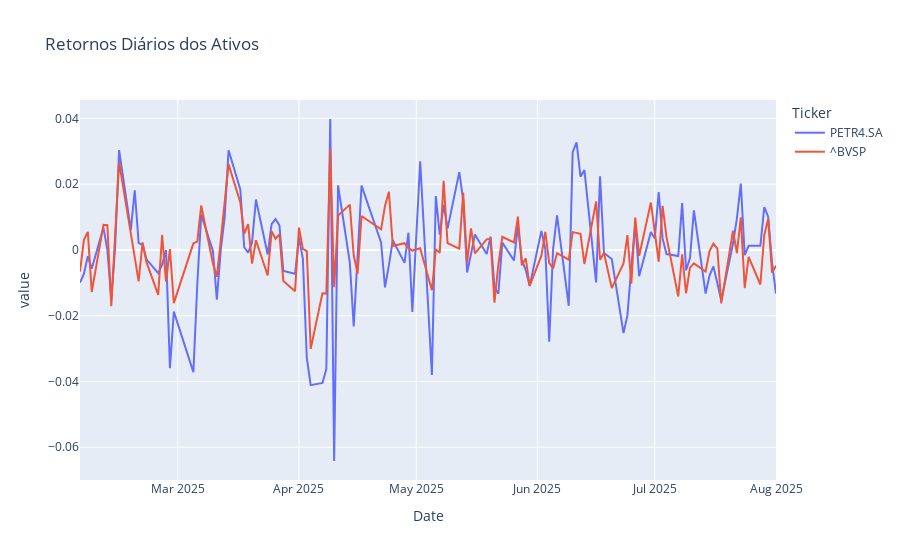

The notebook cell this image was saved under:
### Code cell
# Gráfico dos retornos diários
fig_retornos = px.line(retornos, title='Retornos Diários dos Ativos')
fig_retornos.show()
